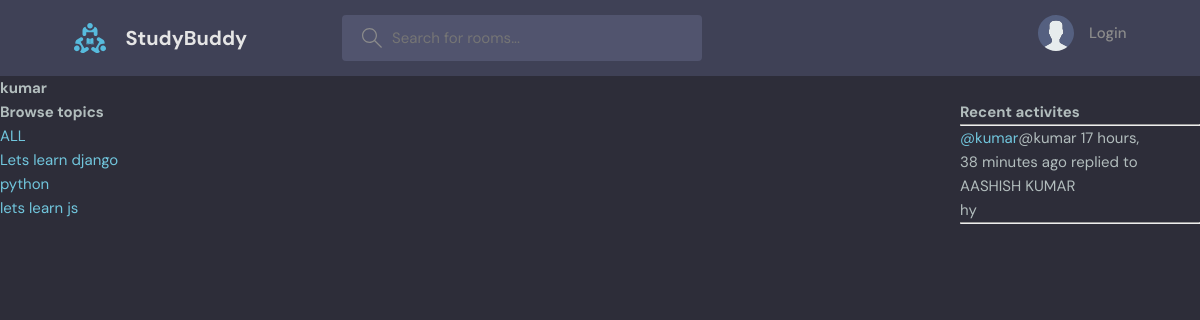
/profile/3, run on an earlier commit of the app's database.
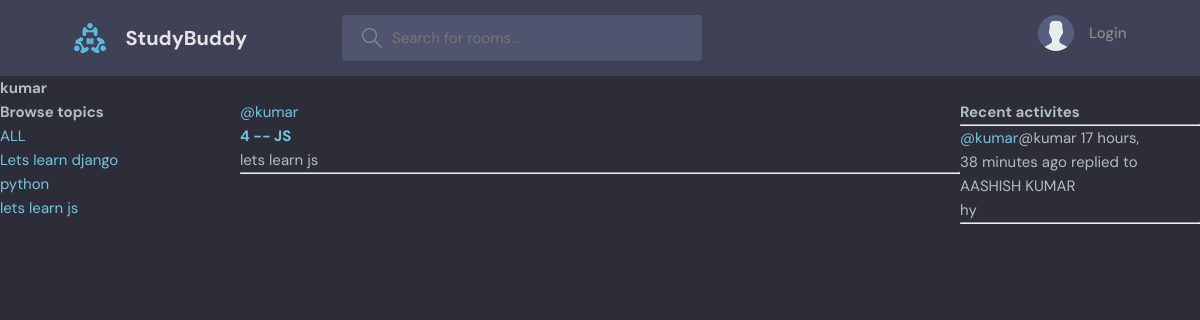
And on a later commit of the database.
### base/models.py (models this page shows, shortened)
class Topic(models.Model):
    name = models.CharField(max_length=200)
    def __str__(self):
        return self.name

class Message(models.Model):
    user = models.ForeignKey(User, on_delete=models.CASCADE)
    room = models.ForeignKey(Room, on_delete=models.CASCADE)
    body = models.TextField()
    updated = models.DateTimeField(auto_now=True)
    created = models.DateTimeField(auto_now_add=True)
    class Meta:
        ordering = ['-updated', '-created']

class Room(models.Model):
    host = models.ForeignKey(User, on_delete=models.SET_NULL, null=True)
    topic =  models.ForeignKey(Topic,on_delete=models.SET_NULL, null=True)
    name = models.CharField(max_length=200)
    description = models.TextField(null=True, blank=True)
    participants = models.ManyToManyField(User, related_name='participants', blank=True)
    updated = models.DateTimeField(auto_now=True)
    created = models.DateTimeField(auto_now_add=True)
    class Meta:
        ordering = ['-updated', '-created']
    def __str__(self) -> str:
        return self.name

### base/views.py (the view)
# urls.py: path("profile/<str:pk>", views.userProfile, name= 'user-profile'),
def userProfile(request, pk):
    user = User.objects.get(id=pk)
    rooms = user.room_set.all()
    room_messages = user.message_set.all()
    topics = Topic.objects.all()
    context = {'user': user, 'rooms':rooms, 'topics': topics, 'room_messages': room_messages}
    return render(request, 'base/profile.html', context)

### base/templates/base/profile.html (shortened to what this page needs)
{% extends 'main.html' %}
{% block content %}
<h2>{{user.username}}</h2>
<div class="profile-container">
    <div>
        {% include 'base/topics_component.html' %}
    </div>
    <div>
        {% include 'base/feed_component.html' %}
    </div>
    <div>
        {% include 'base/activity_component.html' %}
    </div>
</div>
{% endblock content%}

### base/templates/base/topics_component.html
<h3>Browse topics</h3>
<div>
    <a href="{% url 'home' %}">ALL</a>
</div>
{% for topic in topics%}
<div>
    <a href="{% url 'home'%}?q={{topic.name}}">{{topic.name}}</a>
</div>
{% endfor %}

### base/templates/base/feed_component.html (shortened to what this page needs)
{% for room in rooms %}
<div>
    <a href="{% url 'user-profile' room.host.id %}">@{{room.host.username}}</a>
    <h5><a href="{% url 'room' room.id %}">{{room.id}} -- {{room.name}}</a> </h5>
    <small>{{room.topic}}</small>
    <hr>
</div>
{% endfor %}

### base/templates/base/activity_component.html (shortened to what this page needs)
<h3>Recent activites</h3>
<hr>
{% for message in room_messages%}
    <small><a href="{% url 'user-profile' message.user.id %}">@{{message.user}}</a>@{{message.user}}  {{message.created|timesince}} ago replied to {{message.room}}</small>
    <p>{{message.body}}</p>
    <hr>
{% endfor %}

What changed in the data, as far as the page shows it:
added Room: host.username "kumar", id "4", name "JS", topic "lets learn js"
